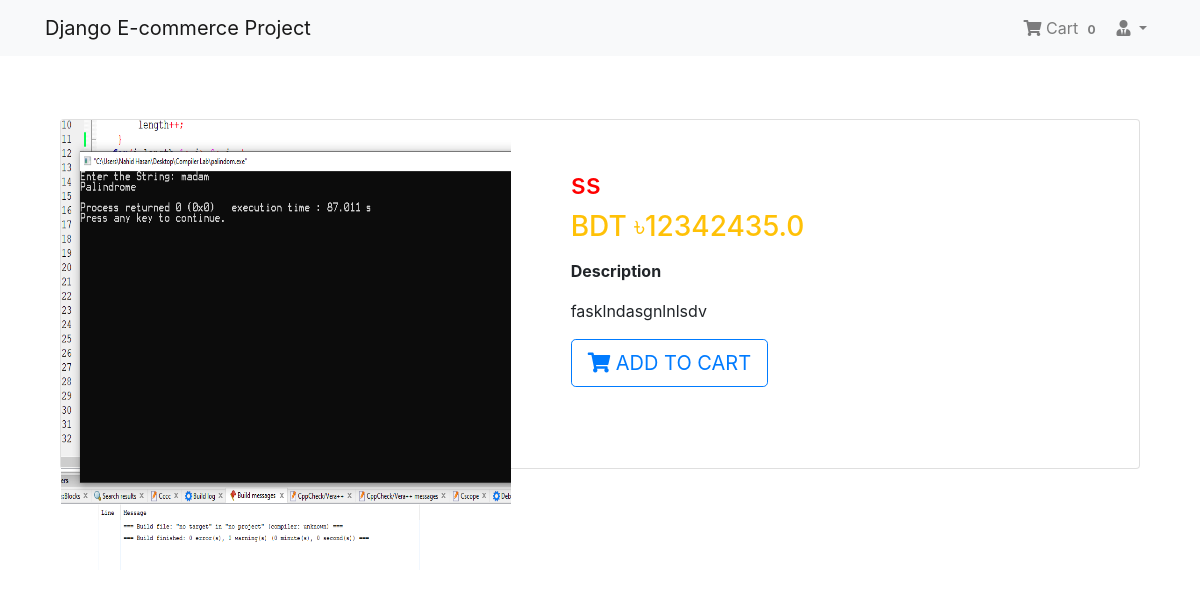
Screenshot of /product/1/ (signed in) with the database file from the repository.
### App_Login/models.py (models this page shows, shortened)
class User(AbstractBaseUser, PermissionsMixin):
    email = models.EmailField(unique=True, null=False)
    is_staff = models.BooleanField(
        ugettext_lazy('staff status'),
        default=False,
        help_text=ugettext_lazy('Designates whether the user can log in this site'
                                )
    )
    is_active = models.BooleanField(
        ugettext_lazy('active'),
        default=True,
        help_text=ugettext_lazy(
            'Designates whether this user should be treated as active. Unselect this instead of deleting accounts')
    )
    USERNAME_FIELD = 'email'
    objects = MyUserManager()

### App_Shop/models.py (models this page shows, shortened)
class Product(models.Model):
    mainimage = models.ImageField(upload_to='Products')
    name = models.CharField(max_length=264)
    category = models.ForeignKey(
        Category, on_delete=models.CASCADE, related_name='category')
    preview_text = models.TextField(
        max_length=200, verbose_name='Preview Text')
    detail_text = models.TextField(max_length=1000, verbose_name='Description')
    price = models.FloatField()
    old_price = models.FloatField(default=0.00)
    created = models.DateTimeField(auto_now_add=True)
    class Meta:
        ordering = ['-created', ]

### App_Shop/views.py (the view)
# urls.py: path('product/<pk>/', views.ProductDetail.as_view(), name='product_detail'),
class ProductDetail(DeleteView):
    model = Product
    template_name = 'App_Shop/product_detail.html'

### App_Order/templatetags/cart_tag.py (called while the page is built)
@register.filter
def cart_total(user):
    order = Order.objects.filter(user=user, ordered=False)
    if order.exists():
        return order[0].orderitems.count()
    else:
        return 0

### templates/App_Shop/product_detail.html
{% extends 'base.html'%}
{% block body_block %}
<div class="container my-5">
    <div class="card">
        <div class="row">
            <aside class="col-sm-5 border-right">
                <article class="gallery-wrap">
                    <div class="img-big-wrap">
                        <div>
                            <a href="#">
                                <img src="/media/{{object.mainimage}}" style="width:450px;">
                            </a>
                        </div>
                    </div>
                </article>
            </aside>
            <aside class="col-sm-7">
                <article class="card-body p-5">
                    <h3 class="title mp-3">{{ object.name}}</h3>
                    <p class="price-detail-wrap">
                        <span class="price h3 text-warning">
                            <span class="currency">BDT &#2547;</span><span class="num">{{ object.price}}</span>
                        </span>
                    </p>
                    <dl class="item-property">
                        <dt>Description</dt>
                        <dd>
                            <p>{{object.detail_text|linebreaks}}</p>
                        </dd>
                    </dl>
                    <a href="{% url 'App_Order:add' pk=object.pk %}"
                        class="btn btn-lg btn-outline-primary text-uppercase"><i class="fas fa-shopping-cart"></i> Add
                        to Cart</a>
                </article>
            </aside>
        </div>
    </div>
</div>
{% endblock %}

### templates/navbar.html (shortened to what this page needs)
{% load cart_tag %}
<nav class="navbar navbar-expand-lg navbar-light bg-light">
    <div class="container">
        <a class="navbar-brand" href="{% url 'App_Shop:home' %}">Django E-commerce Project</a>
        <div class="collapse navbar-collapse" id="navbarNav">
            <ul class="navbar-nav ml-auto">
                {% if request.user.is_authenticated %}
                <li class="nav-item">
                    <a href="{% url 'App_Order:cart' %}" class="nav-link">
                        <i class="fa fa-shopping-cart"></i> Cart
                        <span class="badge badge-ligth">{{ request.user | cart_total }}</span>
                    </a>
                </li>
                <li class="nav-item dropdown">
                    <a class="nav-link dropdown-toggle" href="#" id="navbarDropdown" role="button"
                        data-toggle="dropdown" aria-haspopup="true" aria-expanded="false"><i
                            class="fas fa-user-tie"></i> {{request.user.profile.username}}</a>
                </li>
                {% else %}
                <li class="nav-item">
                    <a href="{% url 'App_Login:login' %}" class="btn btn-primary">Login</a>
                </li>
                {% endif %}
            </ul>
        </div>
    </div>
</nav>

### static/css/main.css (style rules this page uses)
.gallery-wrap .img-big-wrap img { height: 450px; width: auto; display: inline-block; cursor: zoom-in; }
.title { text-decoration: none; color: red; }

### templates/base.html (style rules this page uses)
.card { height: 350px; }

### rows the page displays
User: user|cart_total "0"
Product: mainimage (picture), name "ss", price "12342435.0", detail_text "fasklndasgnlnlsdv"
